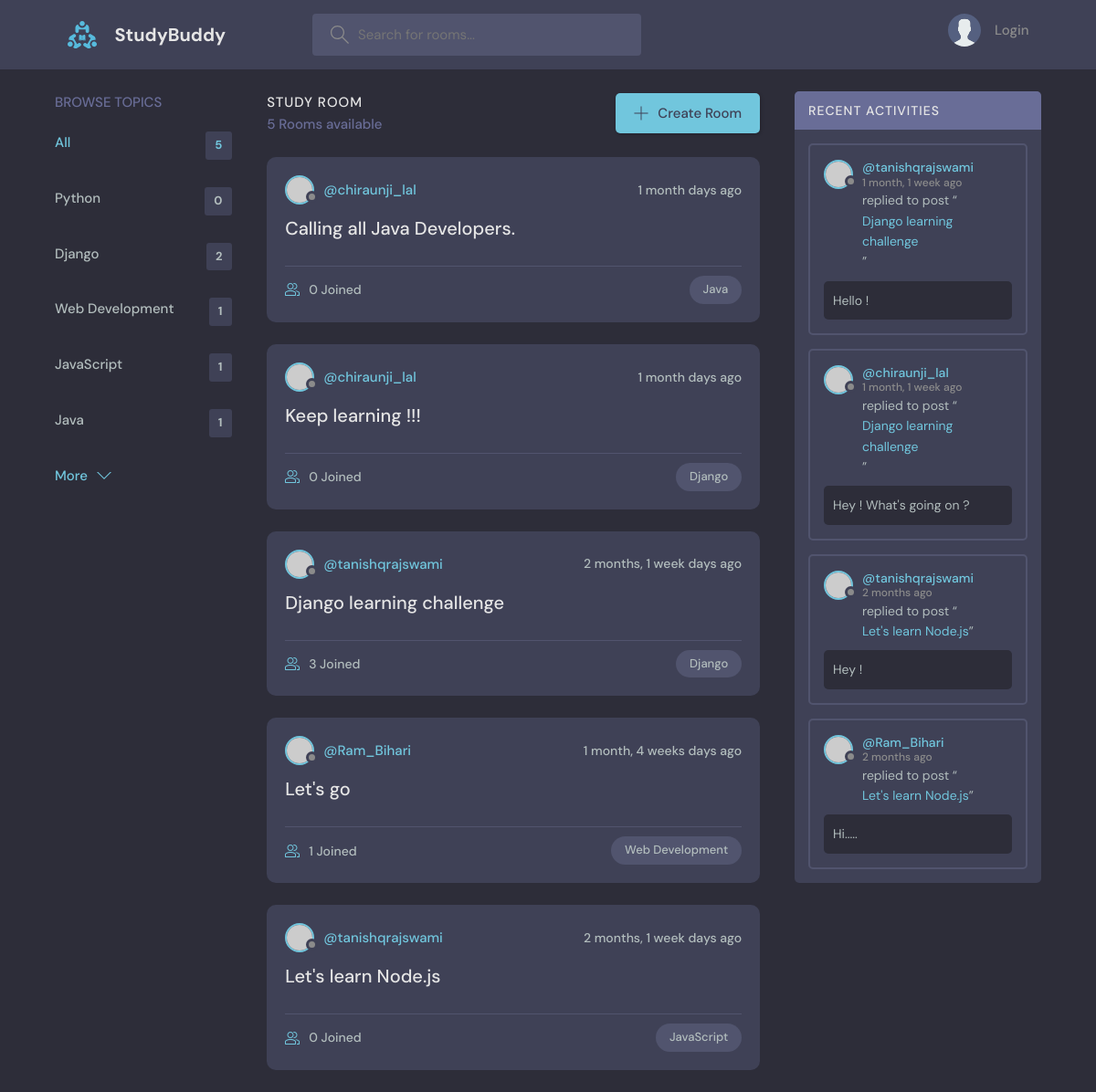
Before: / with the older database file.
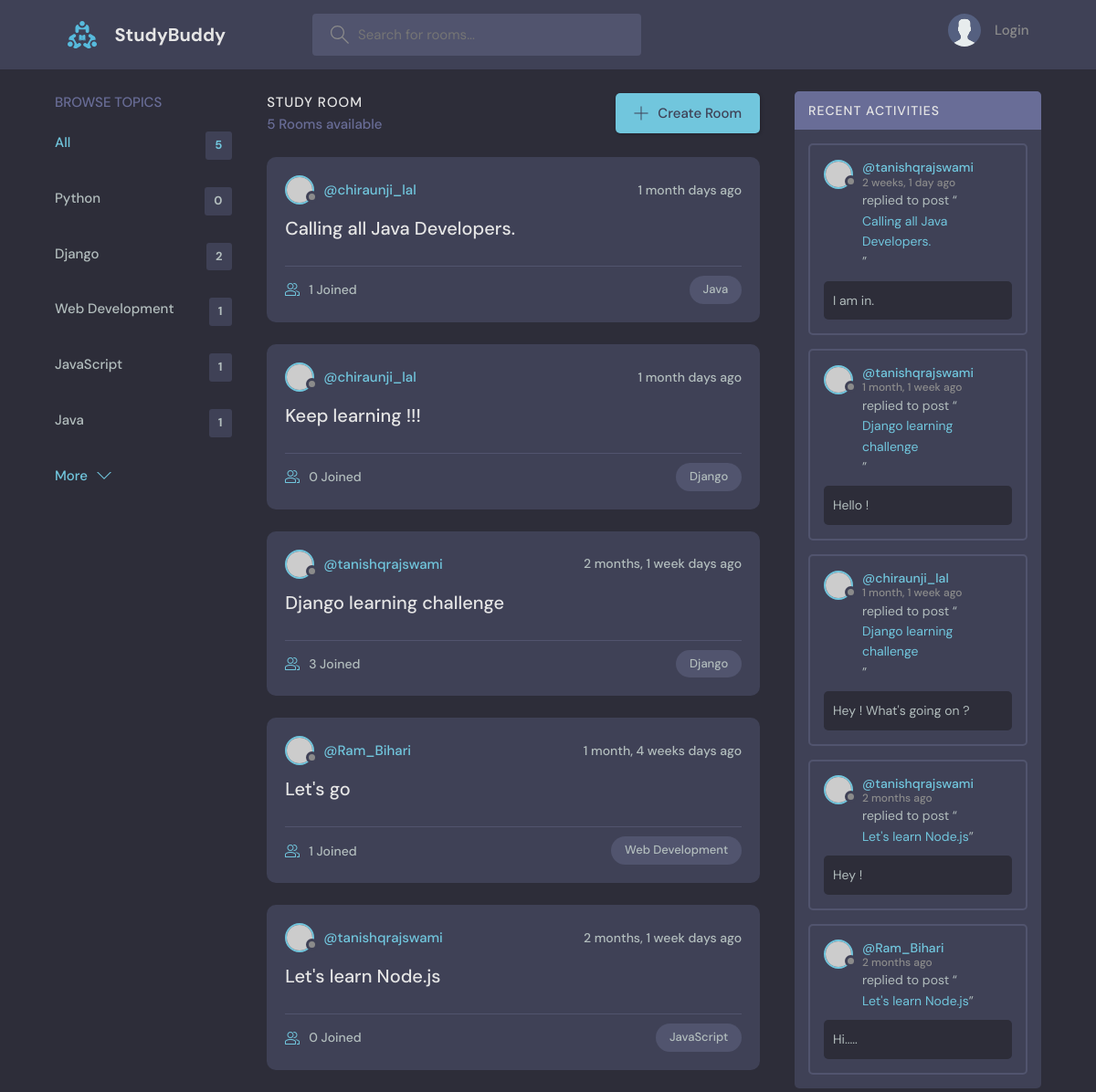
After: the same page with the newer database file.
### base/models.py (models this page shows, shortened)
class Topic(models.Model):
    name = models.CharField(max_length = 200)

class Room(models.Model):
    host = models.ForeignKey(User, on_delete = models.SET_NULL, null = True)
    topic = models.ForeignKey(Topic, on_delete = models.SET_NULL, null = True)
    name = models.CharField(max_length = 200)
    participants = models.ManyToManyField(User, related_name='participants', blank=True)
    description = models.TextField(null = True, blank = True)
    updated = models.DateTimeField(auto_now = True)
    created = models.DateTimeField(auto_now_add = True)
    class Meta:
        ordering = ['-updated', '-created']
    def __str__(self):
        return self.name

class Message(models.Model):
    user = models.ForeignKey(User, on_delete = models.CASCADE)
    room = models.ForeignKey(Room, on_delete = models.CASCADE)
    body = models.TextField()
    updated = models.DateTimeField(auto_now = True)
    created = models.DateTimeField(auto_now_add = True)
    class Meta:
        ordering = ['-updated', '-created']

### base/views.py (the view)
# urls.py: path('', views.home, name = "home"),
def home(request):
    q = request.GET.get('q') if request.GET.get('q') != None else ''
    rooms = Room.objects.filter(
        Q(topic__name__icontains = q) |
        Q(name__icontains = q) |
        Q(description__icontains = q)
    )
    topics = Topic.objects.all()[0:5]
    room_count = rooms.count()
    room_messages = Message.objects.filter(Q(room__topic__name__icontains = q))
    context = {'rooms': rooms, 'topics':topics, 'room_count':room_count, 'room_messages':room_messages}
    return render(request, 'base/home.html', context)

### base/templates/base/home.html (shortened to what this page needs)
{% extends 'main.html' %}
{% block content %}
<main class="layout layout--3">
  <div class="container">
    {% include 'base/topics_component.html' %}
    <div class="roomList">
      <div class="roomList__header">
        <div>
          <h2>Study Room</h2>
          <p>{{room_count}} Rooms available</p>
        </div>
        <a class="btn btn--main" href="{% url 'create-room' %}">
          <svg version="1.1" xmlns="http://www.w3.org/2000/svg" width="32" height="32" viewBox="0 0 32 32">
            <title>add</title>
            <path
              d="M16.943 0.943h-1.885v14.115h-14.115v1.885h14.115v14.115h1.885v-14.115h14.115v-1.885h-14.115v-14.115z">
            </path>
          </svg>
          Create Room
        </a>
      </div>
      {% include 'base/feed_component.html' %}
    </div>
    {% include 'base/activity_component.html' %}
  </div>
</main>
{% endblock %}

### base/templates/base/topics_component.html
<div class="topics">
  <div class="topics__header">
    <h2>Browse Topics</h2>
  </div>
  <ul class="topics__list">
    <li>
      <a href="{% url 'home' %}" class="active">All <span>{{topics.count}}</span></a>
    </li>
    {% for topic in topics %}
    <li>
      <a href="{% url 'home'%}?q={{topic.name}}">{{topic.name}} <span>{{topic.room_set.all.count}}</span></a>
    </li>
    {% endfor %}
  </ul>
  <a class="btn btn--link" href="{% url 'topics' %}">
    More
    <svg version="1.1" xmlns="http://www.w3.org/2000/svg" width="32" height="32" viewBox="0 0 32 32">
      <title>chevron-down</title>
      <path d="M16 21l-13-13h-3l16 16 16-16h-3l-13 13z"></path>
    </svg>
  </a>
</div>

### base/templates/base/feed_component.html (shortened to what this page needs)
{% for room in rooms %}
<div class="roomListRoom">
    <div class="roomListRoom__header">
      <a href="{% url 'user-profile' room.host.id %}" class="roomListRoom__author">
        <div class="avatar avatar--small">
          <img src="https://randomuser.me/api/portraits/women/11.jpg" />
        </div>
        <span>@{{room.host.username}}</span>
      </a>
      <div class="roomListRoom__actions">
        <span>{{room.created|timesince}} days ago</span>
      </div>
    </div>
    <div class="roomListRoom__content">
      <a href="{% url 'room' room.id %}">{{room.name}}</a>
    </div>
    <div class="roomListRoom__meta">
      <a href="{% url 'room' room.id %}" class="roomListRoom__joined">
        {{room.participants.all.count}} Joined
      </a>
      <p class="roomListRoom__topic">{{room.topic.name}}</p>
    </div>
  </div>
{% endfor %}

### base/templates/base/activity_component.html (shortened to what this page needs)
<div class="activities">
    <div class="activities__header">
      <h2>Recent Activities</h2>
    </div>
    {% for message in room_messages %}
    <div class="activities__box">
      <div class="activities__boxHeader roomListRoom__header">
        <a href="{% url 'user-profile' message.user.id %}" class="roomListRoom__author">
          <div class="avatar avatar--small">
            <img src="https://randomuser.me/api/portraits/women/11.jpg" />
          </div>
          <p>
            @{{message.user}}
            <span>{{message.created|timesince}} ago</span>
          </p>
        </a>
      </div>
      <div class="activities__boxContent">
        <p>replied to post “<a href="{% url 'room' message.room.id %}">{{message.room}}</a>”</p>
        <div class="activities__boxRoomContent">
          {{message.body}}
        </div>
      </div>
    </div>
    {% endfor %}
  </div>

Changed rows visible on the page:
computed for Room "Calling all Java Developers.": participants.all.count "0" → "1"
added Message: user "tanishqrajswami", created "2 weeks, 1 day", room "Calling all Java Developers.", body "I am in."
